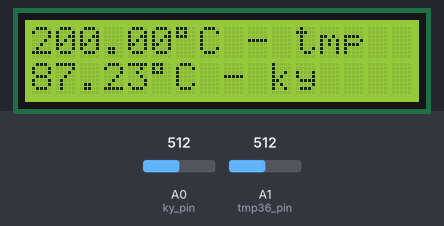
A sketch run on a simulated Arduino Uno, built with avr-gcc and run on an emulated ATmega328P. Shown: 16×2 character LCD. The inputs (shaded band) are chosen by the test bench; at power-on: A1 (tmp36_pin) = 512, A0 (ky_pin) = 512. What the sketch prints to the serial monitor is not drawn.

Above: at 1.2 s.
1.3 s: A1 (tmp36_pin) set to 135
At 2.5 s:
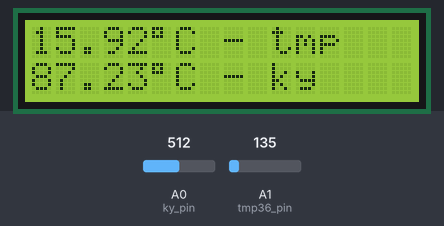
2.8 s: A1 (tmp36_pin) set to 111
At 3.4 s:
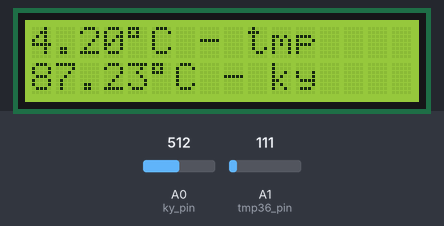
4.3 s: A0 (ky_pin) set to 601
At 4.8 s:
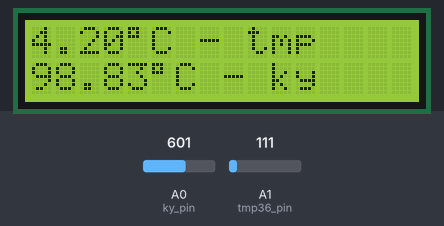
5.8 s: A0 (ky_pin) set to 623
At 6.9 s:
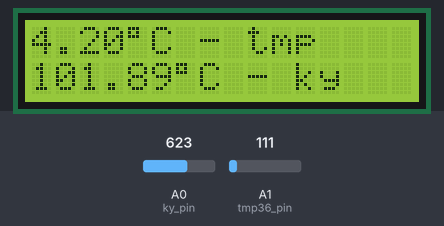
7.5 s: A0 (ky_pin) set to 511
At 8.0 s:
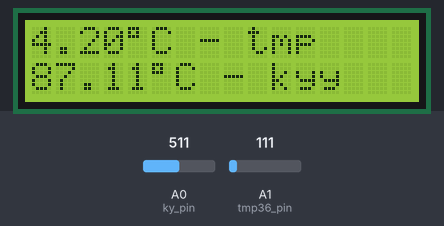
9.1 s: A1 (tmp36_pin) set to 122
At 9.5 s:
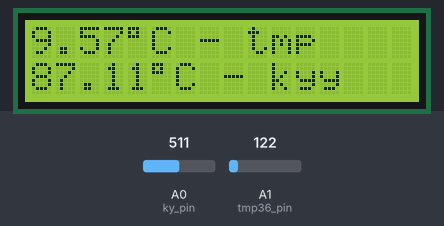
Timing chart, 0 to 11.6 s (numbered marks = the images above; inputs shaded):
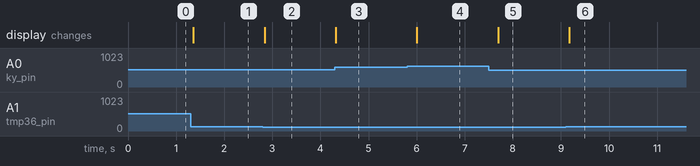

The sketch:

TMP36_with_KY-013_with_LCD.ino
```cpp
// include the library code:
#include <LiquidCrystal.h>

// initialize the library with the numbers of the interface pins
LiquidCrystal lcd(12, 11, 5, 4, 3, 2);

//******KY-013*********
int ky_pin = A0;
float ky_R1 = 10000; // value of R1 on board
float c1 = 0.001129148, c2 = 0.000234125, c3 = 0.0000000876741; //steinhart-hart coeficients for thermistor

//******TMP36**********
const int tmp36_pin = A1;

void setup() {
  // set up the number of columns and rows on the LCD
  lcd.begin(16, 2);
  Serial.begin(9600);
  lcd.clear();
  }

void loop() {

  // KY-013
  float ky_read = analogRead(ky_pin);
  float ky_R2 = ky_R1 * (1023.0 / (float)ky_read - 1.0); //calculate resistance on thermistor
  ky_R2 = ky_R2/10;
  float ky_logR2 = log(ky_R2);
  float ky_tempC = (1.0 / (c1 + c2*ky_logR2 + c3*ky_logR2*ky_logR2*ky_logR2)); // temperature in Kelvin
  ky_tempC = ky_tempC - 273.15; //convert Kelvin to Celcius

  Serial.print("KY-013 sensor temperature C: ");
  Serial.println(ky_tempC);

  // TMP36
  int tmp36_read = analogRead(tmp36_pin);
  float tmp36_voltage = (tmp36_read / 1024.0) * 5.0;
  float tmp36_tempC = (tmp36_voltage - .5) * 100;

  Serial.print("TEMP36 sensor temperature C: ");
  Serial.println(tmp36_tempC);

  // print some text to the first line
  lcd.setCursor(0, 0);
  lcd.print(tmp36_tempC);
  lcd.write(B11011111); // degree symbol
  lcd.print("C - tmp ");

  // move the cursor to the second line
  lcd.setCursor(0, 1);
  lcd.print(ky_tempC);
  lcd.write(B11011111); // degree symbol
  lcd.print("C - ky");

  delay(200);
}
```

Measured:
- after the input at 1.3 s, the display: changes after 0.06 s (image 1)
- after the input at 2.8 s, the display: changes at once (image 2)
- after the input at 4.3 s, the display: changes at once (image 3)
- after the input at 5.8 s, the display: changes after 0.20 s (image 4)
- after the input at 7.5 s, the display: changes after 0.20 s (image 5)
- after the input at 9.1 s, the display: changes after 0.08 s (image 6)
